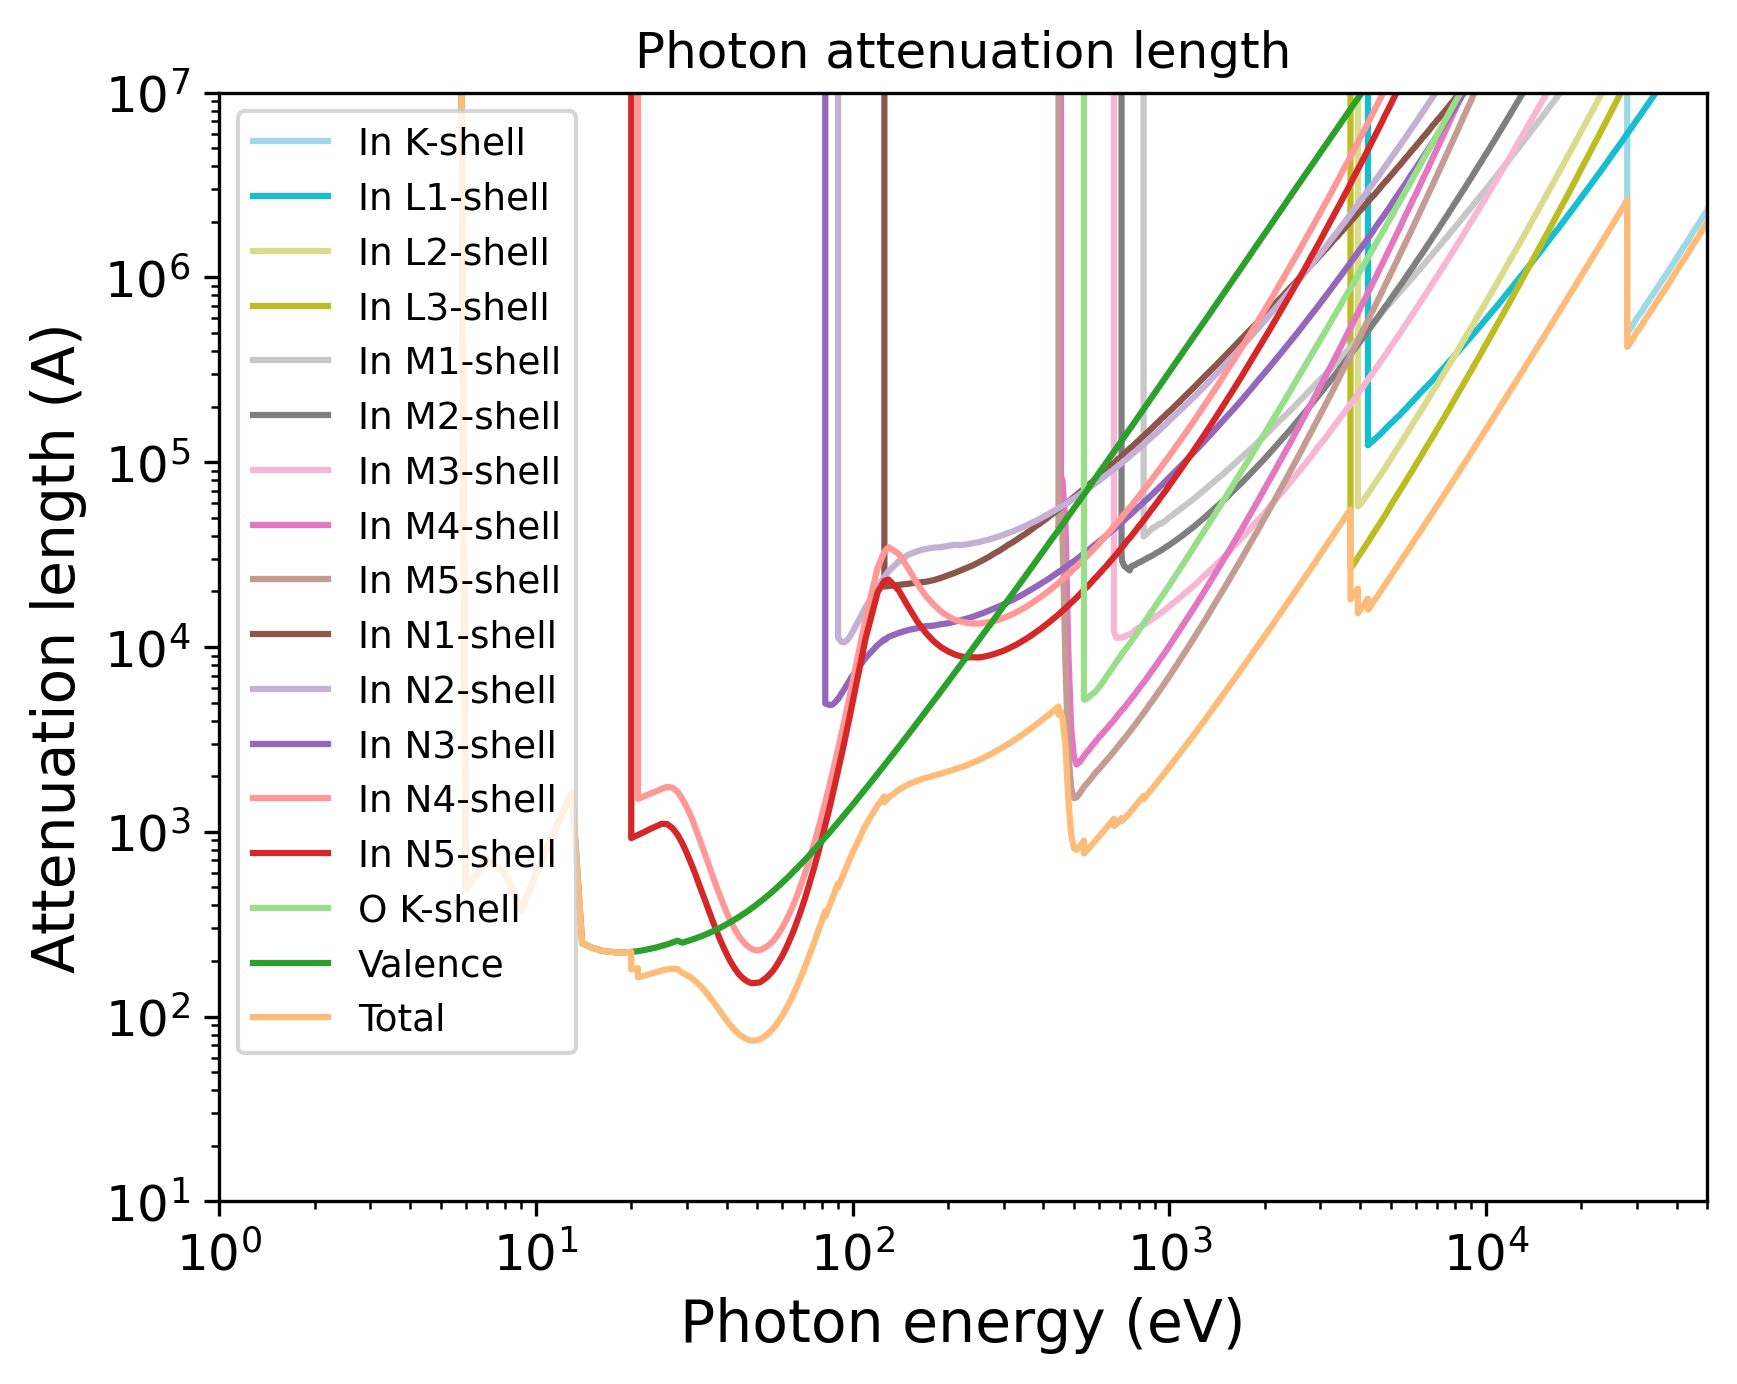

Reproduce this figure in Python.
import pandas as pd
import numpy as np
import matplotlib.pyplot as plt
import matplotlib.cm as cm
# Set the format:
plt.xlabel("Photon energy (eV)", fontsize=14)
plt.ylabel("Attenuation length (A)", fontsize=14)
plt.xticks(fontsize=12)
plt.yticks(fontsize=12)
plt.grid(False)
# Set the axes:
# Read the output file:
df = pd.read_csv(r"OUTPUT_In2O3_R3c_Photon_IMFP.dat", sep=r'\s+', header=None, comment="#", skipinitialspace=True)
plt.xscale("log")
plt.yscale("log")
# Prepare the plot:
columns_to_plot = [ 1, 2, 3, 4, 5, 6, 7, 8, 9, 10, 11, 12, 13, 14, 15, 16, 17]
labels = [ "In K-shell", "In L1-shell", "In L2-shell", "In L3-shell", "In M1-shell", "In M2-shell", "In M3-shell", "In M4-shell", "In M5-shell", "In N1-shell", "In N2-shell", "In N3-shell", "In N4-shell", "In N5-shell", "O K-shell", "Valence", "Total"]
# Create N distinct colors from a colormap
N = len(columns_to_plot)
colors = plt.cm.tab20(np.linspace(1, 0, 20))
# Set line styles:
linestyles = [ "-", "-", "-", "-", "-", "-", "-", "-", "-", "-", "-", "-", "-", "-", "-", "-", "-"]
for i, col in enumerate(columns_to_plot):
    color = colors[i % len(colors)]
    ls    = linestyles[i % len(linestyles)]
    label = labels[i % len(labels)]
    plt.plot(df.iloc[:, 0], df.iloc[:, col],
    color=color,
    label=label,
    linestyle=ls)
plt.xlim(1.00000000,50000.00000000)
plt.ylim(10.00000000,10000000.00000000)
plt.title("Photon attenuation length")
plt.legend(loc="best", fontsize=9)
# Save the plot in this format:
plt.savefig("OUTPUT_MFP_photon.png", dpi=300, bbox_inches="tight")
